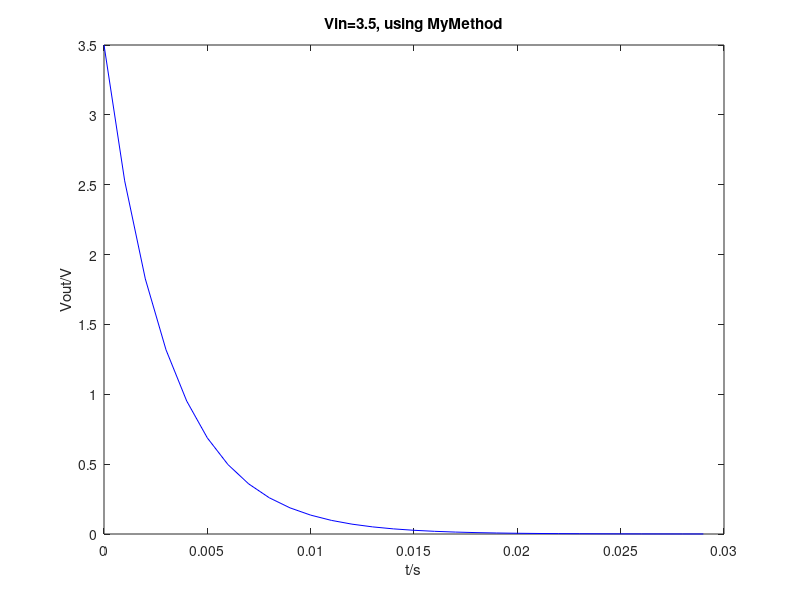

Reproduce this figure in MATLAB.
%initialise all the input parameters
tf = 0.03
ti = 0
ii = 0
R = 0.5
L = 0.0015
h = 0.001


%Vin = 3.5
%Vin =  @(t) 3.5*exp(-t^2/0.00015);
%Vin =  @(t) 3.5*exp(-t/0.00015);
func = @(t,i) (1/L)*(3.5-R*i);               %Li'(t)+Ri(t)=Vin(t)

N = round((tf-ti)/h);       %set size of arrays

i=zeros(1,N); t=zeros(1,N);       %set up arrays
t(1)=ti;i(1)=ii;      %initialise arrays
vout = 0;

    for j=1:N-1 
        
        ttemp=t(j); itemp=i(j); 
        k1 = feval(func, ttemp, itemp);
        f1 = ttemp + 3*h/4;
        f2 = itemp + 3*k1*h/4;
        k2 = feval(func, f1, f2);
        i(j+1) = i(j) + h*(k1/3+2*k2/3);
        t(j+1) = ti + j*h;
        
        vout = 3.5 - R*i;
        
        plot(t,vout,'b'),xlabel('t/s'),ylabel('Vout/V'),title('Vin=3.5, using MyMethod');
    end
    